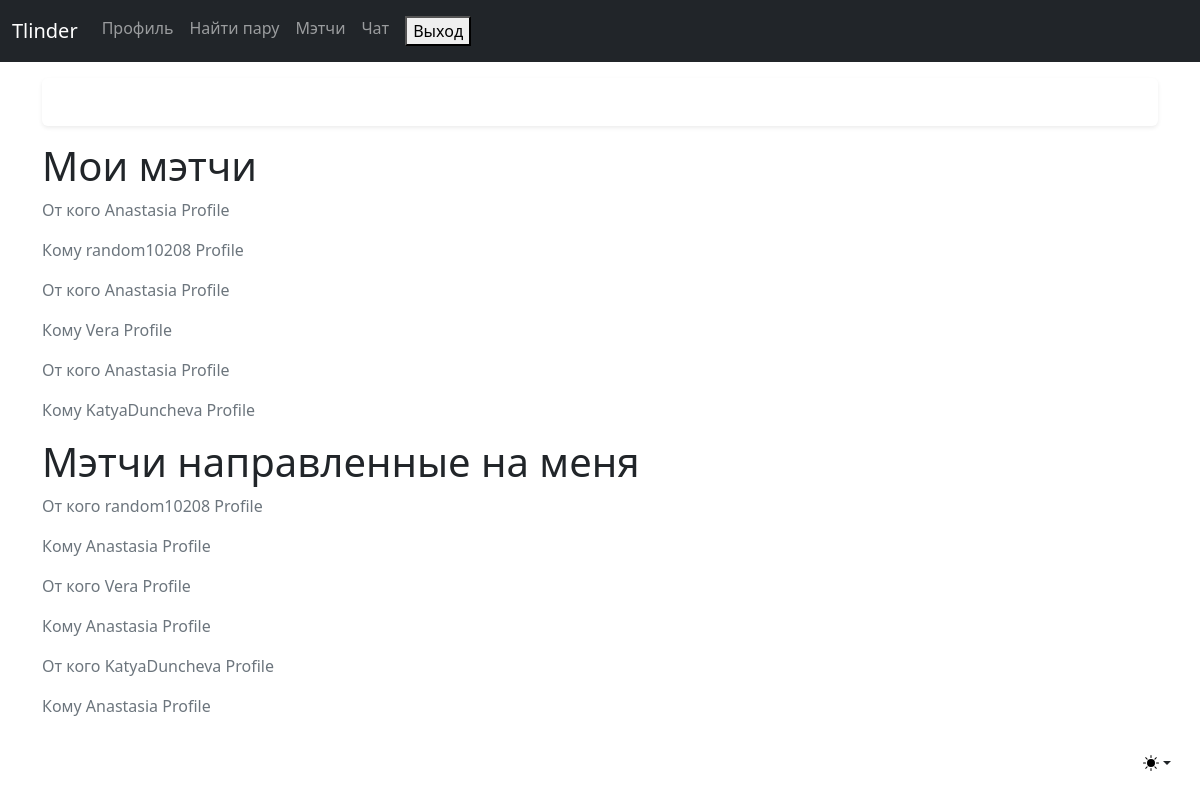
The app's page /users/match (signed in) with its own data.
### users/models.py (models this page shows, shortened)
class Friendship(models.Model):
    from_friend = models.ForeignKey(Profile, blank=True, on_delete=models.CASCADE, related_name="from_friends",)
    to_friend = models.ForeignKey(Profile, blank=True,on_delete=models.CASCADE,related_name="friends",)

class Profile(models.Model):
    user = models.OneToOneField(User, on_delete=models.CASCADE)
    firstname = models.CharField(max_length=200, db_index=True,)
    lastname = models.CharField(max_length=200)
    gender = models.CharField(max_length=200, choices=GENDER_CHOICES, default='Мужчина')
    image = models.ImageField(default='default.jpg', upload_to='profile_pics')
    image2 = models.ImageField(default='default2.jpg')
    def __str__(self):
        return f'{self.user.username} Profile'

### users/views.py (the view)
# urls.py: path('match', user_views.match, name='match'),
def match(request):
    instance = request.user.profile
    matches = Friendship.objects.filter(from_friend=instance)
    matches_to_me = Friendship.objects.filter(to_friend=instance)
    return render(request, 'users/match.html', {'matches': matches, 'matches_to_me': matches_to_me})

### users/templates/users/match.html (shortened to what this page needs)
{% extends "users/base.html" %}
{% block content %}
<h1>Мои мэтчи</h1>
    {% for match in matches %}
        <div class="media">
			<p class="text-secondary">От кого {{ match.from_friend }}</p>
			<p class="text-secondary">Кому {{ match.to_friend }}</p>
        </div>
    {% endfor %}
<h1>Мэтчи направленные на меня</h1>
{% for el in matches_to_me %}
        <div class="media">
			<p class="text-secondary">От кого {{ el.from_friend }}</p>
			<p class="text-secondary">Кому {{ el.to_friend }}</p>
        </div>
    {% endfor %}
{% endblock content %}

### records on screen
Friendship: from_friend "Anastasia Profile", to_friend "random10208 Profile"
Friendship: from_friend "Anastasia Profile", to_friend "Vera Profile"
Friendship: from_friend "Anastasia Profile", to_friend "KatyaDuncheva Profile"
Friendship: from_friend "random10208 Profile", to_friend "Anastasia Profile"
Friendship: from_friend "Vera Profile", to_friend "Anastasia Profile"
Friendship: from_friend "KatyaDuncheva Profile", to_friend "Anastasia Profile"
